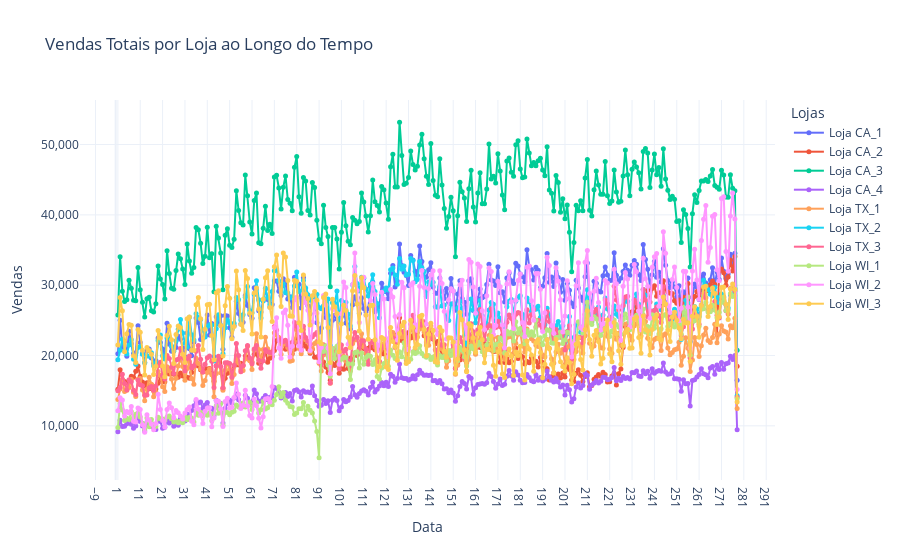

The notebook cell saved with this chart:
### Code cell
# Agrupar os dados por loja e data, somando as vendas
vendas_por_loja = m5_data.groupby(['Loja', 'Data']).agg({'Vendas': 'sum'}).reset_index()

# Criar a figura
fig_vendas_por_loja = go.Figure()

# Adicionar os dados de cada loja ao gráfico
for loja in vendas_por_loja['Loja'].unique():
    loja_data = vendas_por_loja[vendas_por_loja['Loja'] == loja]
    fig_vendas_por_loja.add_trace(go.Scatter(
        x=loja_data['Data'],
        y=loja_data['Vendas'],
        mode='lines+markers',
        name=f'Loja {loja}',
        line=dict(width=2),
        marker=dict(size=5)
    ))

# Atualizar o layout do gráfico
fig_vendas_por_loja.update_layout(
    title='Vendas Totais por Loja ao Longo do Tempo',
    xaxis_title='Data',
    yaxis_title='Vendas',
    template='plotly_white',
    legend_title_text='Lojas',
    hovermode='x unified',
    xaxis=dict(
        tickmode='linear',
        tick0=1,
        dtick=10
    ),
    yaxis=dict(
        tickformat=','
    )
)

# Mostrar o gráfico
fig_vendas_por_loja.show()

### Figure 1 — Plotly figure (JSON) as saved in the notebook; plotly's stock layout.template omitted (floating-point values rounded to 4 significant figures; data arrays with more than 128 entries replaced by an {"elided": "..."} marker saying what was removed)
{"data": [{"line": {"width": 2}, "marker": {"size": 5}, "mode": "lines+markers", "name": "Loja CA_1", "type": "scatter", "x": {"elided": "278 int values"}, "y": {"elided": "278 int values"}}, {"line": {"width": 2}, "marker": {"size": 5}, "mode": "lines+markers", "name": "Loja CA_2", "type": "scatter", "x": {"elided": "278 int values"}, "y": {"elided": "278 int values"}}, {"line": {"width": 2}, "marker": {"size": 5}, "mode": "lines+markers", "name": "Loja CA_3", "type": "scatter", "x": {"elided": "278 int values"}, "y": {"elided": "278 int values"}}, {"line": {"width": 2}, "marker": {"size": 5}, "mode": "lines+markers", "name": "Loja CA_4", "type": "scatter", "x": {"elided": "278 int values"}, "y": {"elided": "278 int values"}}, {"line": {"width": 2}, "marker": {"size": 5}, "mode": "lines+markers", "name": "Loja TX_1", "type": "scatter", "x": {"elided": "278 int values"}, "y": {"elided": "278 int values"}}, {"line": {"width": 2}, "marker": {"size": 5}, "mode": "lines+markers", "name": "Loja TX_2", "type": "scatter", "x": {"elided": "278 int values"}, "y": {"elided": "278 int values"}}, {"line": {"width": 2}, "marker": {"size": 5}, "mode": "lines+markers", "name": "Loja TX_3", "type": "scatter", "x": {"elided": "278 int values"}, "y": {"elided": "278 int values"}}, {"line": {"width": 2}, "marker": {"size": 5}, "mode": "lines+markers", "name": "Loja WI_1", "type": "scatter", "x": {"elided": "278 int values"}, "y": {"elided": "278 int values"}}, {"line": {"width": 2}, "marker": {"size": 5}, "mode": "lines+markers", "name": "Loja WI_2", "type": "scatter", "x": {"elided": "278 int values"}, "y": {"elided": "278 int values"}}, {"line": {"width": 2}, "marker": {"size": 5}, "mode": "lines+markers", "name": "Loja WI_3", "type": "scatter", "x": {"elided": "278 int values"}, "y": {"elided": "278 int values"}}], "layout": {"hovermode": "x unified", "legend": {"title": {"text": "Lojas"}}, "title": {"text": "Vendas Totais por Loja ao Longo do Tempo"}, "xaxis": {"dtick": 10, "tick0": 1, "tickmode": "linear", "title": {"text": "Data"}}, "yaxis": {"tickformat": ",", "title": {"text": "Vendas"}}}}
